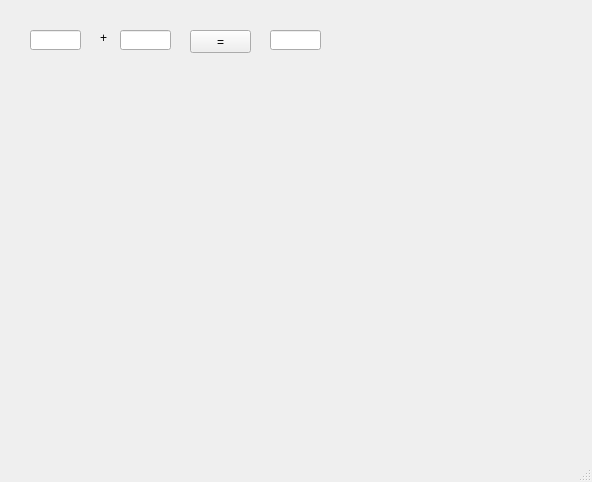
<?xml version="1.0" encoding="UTF-8"?>
<ui version="4.0">
 <class>MainWindow</class>
 <widget class="QMainWindow" name="MainWindow">
  <property name="geometry">
   <rect>
    <x>0</x>
    <y>0</y>
    <width>592</width>
    <height>482</height>
   </rect>
  </property>
  <property name="windowTitle">
   <string>MainWindow</string>
  </property>
  <widget class="QWidget" name="centralwidget">
   <widget class="QPushButton" name="pb">
    <property name="geometry">
     <rect>
      <x>190</x>
      <y>30</y>
      <width>61</width>
      <height>23</height>
     </rect>
    </property>
    <property name="text">
     <string>=</string>
    </property>
   </widget>
   <widget class="QLineEdit" name="le1">
    <property name="geometry">
     <rect>
      <x>30</x>
      <y>30</y>
      <width>51</width>
      <height>20</height>
     </rect>
    </property>
    <property name="text">
     <string/>
    </property>
   </widget>
   <widget class="QLineEdit" name="le2">
    <property name="geometry">
     <rect>
      <x>120</x>
      <y>30</y>
      <width>51</width>
      <height>20</height>
     </rect>
    </property>
    <property name="text">
     <string/>
    </property>
   </widget>
   <widget class="QLineEdit" name="le3">
    <property name="geometry">
     <rect>
      <x>270</x>
      <y>30</y>
      <width>51</width>
      <height>20</height>
     </rect>
    </property>
    <property name="text">
     <string/>
    </property>
   </widget>
   <widget class="QLabel" name="lbl">
    <property name="geometry">
     <rect>
      <x>100</x>
      <y>30</y>
      <width>16</width>
      <height>16</height>
     </rect>
    </property>
    <property name="text">
     <string>+</string>
    </property>
   </widget>
  </widget>
  <widget class="QMenuBar" name="menubar">
   <property name="geometry">
    <rect>
     <x>0</x>
     <y>0</y>
     <width>592</width>
     <height>21</height>
    </rect>
   </property>
  </widget>
  <widget class="QStatusBar" name="statusbar"/>
 </widget>
 <resources/>
 <connections/>
 <slots>
  <slot>myclick()</slot>
 </slots>
</ui>
